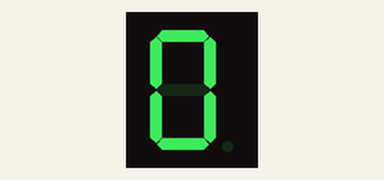
Recording of a sketch running on a simulated Arduino Uno, built with avr-gcc and run on an emulated ATmega328P. Parts: 1-digit seven-segment display. Wiring (inferred from the names in the program): 1-digit 7-segment display, segments lit when HIGH: segments pin 2, pin 3, pin 4, pin 5, pin 6, pin 7, pin 8, pin 9. The segment pins are drawn as the display they are named for.

Above: at 0.1 s.
At 1.1 s:
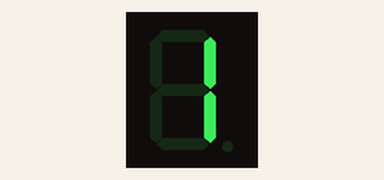
At 2.1 s:
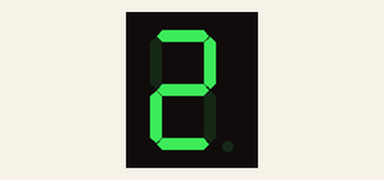
At 4.1 s:
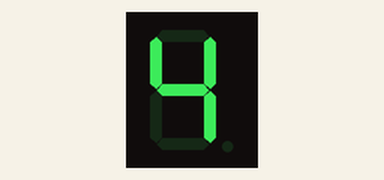
At 6.1 s:
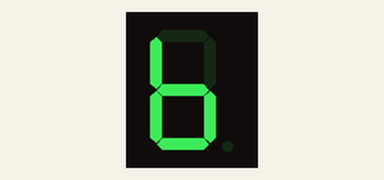
At 9.1 s:
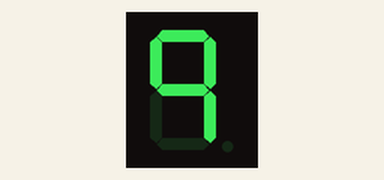

Measured:
- by itself, everything shown: repeats every 10.0 s, in 10 steps
- what the display in image 1 shows lasts 1.0 s, from 1.0 s to 2.0 s

The sketch:

Segment_test1.ino
```cpp
int seg[] = {2, 3, 4, 5, 6, 7, 8, 9};

byte digits[10][8] = {
  { 1, 1, 1, 1, 1, 1, 0, 0 }, //0
  { 0, 1, 1, 0, 0, 0, 0, 0 }, //1
  { 1, 1, 0, 1, 1, 0, 1, 0 }, //2
  { 1, 1, 1, 1, 0, 0, 1, 0 }, //3
  { 0, 1, 1, 0, 0, 1, 1, 0 }, //4
  { 1, 0, 1, 1, 0, 1, 1, 0 }, //5
  { 0, 0, 1, 1, 1, 1, 1, 0 }, //6
  { 1, 1, 1, 0, 0, 0, 0, 0 }, //7
  { 1, 1, 1, 1, 1, 1, 1, 0 }, //8
  { 1, 1, 1, 0, 0, 1, 1, 0 }, //9
};
void setup(){
  for(int i = 0; i < 8; i++) {
    pinMode(seg[i], OUTPUT);
  }
 }

void loop(){
  for(int i=0; i<10; i++) {
    for(int j=0; j<8; j++) {
      digitalWrite(seg[j], digits[i][j]);
    }
    delay(1000);
  }
}
```
